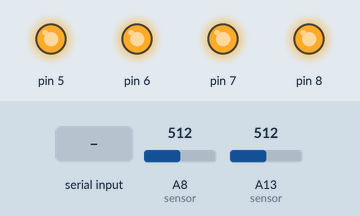
Simulated run of this sketch. Board: Arduino Mega 2560, built with avr-gcc and run on an emulated ATmega2560. Shown: output pins drawn as LEDs (lit = HIGH). Inputs (shaded band) come from the test bench; at power-on: A8 (sensor) = 512, A13 (sensor) = 512.

Above: at 1.2 s.
1.3 s: "30,150\n" received over Serial
At 1.9 s:
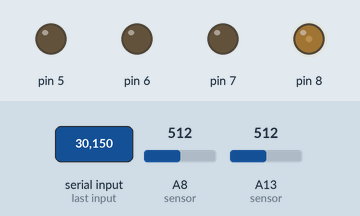
Timing chart, 0 to 4.3 s (numbered marks = the images above; inputs shaded):
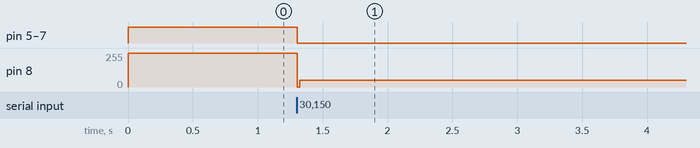

Measured:
- after the input at 1.3 s, pin 5–7: HIGH → LOW at once; pin 8: 255/255 → 52/255 at once

The sketch:

FinalPID.ino
```cpp
int prescaler = 256; // set this to match whatever prescaler value you set in CS registers below

// intialize values for the PWM duty cycle set by pots
float potDC1 = 0;
float potDC2 = 0;
float potDC3 = 0;
float potDC4 = 0;

#include <PID_v1.h>

double Setpoint ;
double Input ;
double Output ;
double Kp=18;     //18    //30
double Ki=0;    //0   //0.2
double Kd=0.025  ;    //0.025   //3

PID myPID(&Input, &Output, &Setpoint, Kp, Ki, Kd, DIRECT);

int bfset = 40; // set pressure target for back flow

void setup() {

  Serial.begin(9600);

  Setpoint = 42; // set pressure target for claw (max pressure of 50)

  myPID.SetMode(AUTOMATIC);
  myPID.SetTunings(Kp, Ki, Kd);

  // input pins for valve switches
  pinMode(50, INPUT);
  pinMode(51, INPUT);
  pinMode(52, INPUT);
  pinMode(53, INPUT);

  // output pins for valve PWM
  pinMode(5, OUTPUT);
  pinMode(6, OUTPUT);
  pinMode(7, OUTPUT);
  pinMode(8, OUTPUT);

  int eightOnes = 255;  // this section speeds up PID reaction
  TCCR3A &= ~eightOnes;   // this operation (AND plus NOT), set the eight bits in TCCR registers to 0
  TCCR3B &= ~eightOnes;
  TCCR4A &= ~eightOnes;
  TCCR4B &= ~eightOnes;

  // set waveform generation to frequency and phase correct, non-inverting PWM output. again this speeds up PID reaction
  TCCR3A = _BV(COM3A1);
  TCCR3B = _BV(WGM33) | _BV(CS32);

  TCCR4A = _BV(COM4A1) | _BV(COM4B1) | _BV(COM4C1);
  TCCR4B = _BV(WGM43) | _BV(CS42);
}

void pPWM(float pwmfreq, float pwmDC1, float pwmDC2, float pwmDC3, float pwmDC4) {

  // set PWM frequency by adjusting ICR (top of triangle waveform)
  ICR3 = F_CPU / (prescaler * pwmfreq * 2);
  ICR4 = F_CPU / (prescaler * pwmfreq * 2);

  // set duty cycles
  OCR3A = (ICR4) * (pwmDC1 * 0.01);
  OCR4A = (ICR4) * (pwmDC2 * 0.01);
  OCR4B = (ICR4) * (pwmDC3 * 0.01);
  OCR4C = (ICR4) * (pwmDC4 * 0.01);
}

void loop() {


  if (Serial.available()) {
    //only if RPi is communicating with Arduino
    int engage = (Serial.read() - '0'); //this will report either a 1 or a 0. 1 will start claw inflation, 0 will stop inflation
    if (engage == 1) {
      potDC2 = analogRead(A2)*100.0/1024.0;
      float potPWMfq = analogRead(A7)*100.0/1024.0; // scale values from pot to 0 to 100, which gets used for frequency (Hz)
      potPWMfq = round(potPWMfq/5)*5+1; //1 to 91 Hz in increments of 5 (rounding helps to deal with noisy pot)

      int Raw = analogRead(A8); //set value of raw to frequency value read by claw pressure sensor
      Input=Raw; //change raw to Input value needed for PID function to work
      Input = map(Raw, 90, 200, 0, 50); //scaling range from 90-200 to 0-50
      myPID.Compute(); //computing PID
      Output=map(Output,0,255,0,100); //scaling kHZ output to potentiometer values for solenoid
      potDC2=Output;

      // update PWM output based on the above values from pots
      pPWM(potPWMfq,potDC1,potDC2,potDC3,potDC4);

      // transfer function for sensor Honeywell ABPDANT015PGAA5 (15 psi, 5V, A-calibration): Papplied = (Vout/Vsupply - 0.1)*(Pmax - Pmin)/0.8 + Pmin;

      // read output voltages from sensors and convert to pressure reading in PSI
      float P1 = (analogRead(A8)/1024.0 - 0.1)*100.0/0.8;
      float BackP= ((analogRead(A13)/1024.0-0.04)/0.0018)*0.145;
      if (potDC2 <= 10) { //if 2nd solenoid is barely open
        int Bf = analogRead(A13); //set value of Bf to frequency value read by backflow pressure sensor
        if (Bf >= bfset) { //if backflow sensor value is greater than set pressure goal
          analogWrite(8,125); //open 4th solenoid halfway
        }
        else {
        analogWrite(8,0); //close 4th solenoid completely
        }
      }
      else {
        analogWrite(8,0); //if 2nd solenoid is open more than 10% then keep 4th solenoid closed
      }
      // print pressure readings
      //Serial.print("Input ");Serial.print(Input);Serial.print("\t");
      //Serial.print("Pressure = "); Serial.print(P1); Serial.print("\t");
      //Serial.print("Backpressure = "); Serial.print(BackP); Serial.print("\n");
      }
  }
}
```
